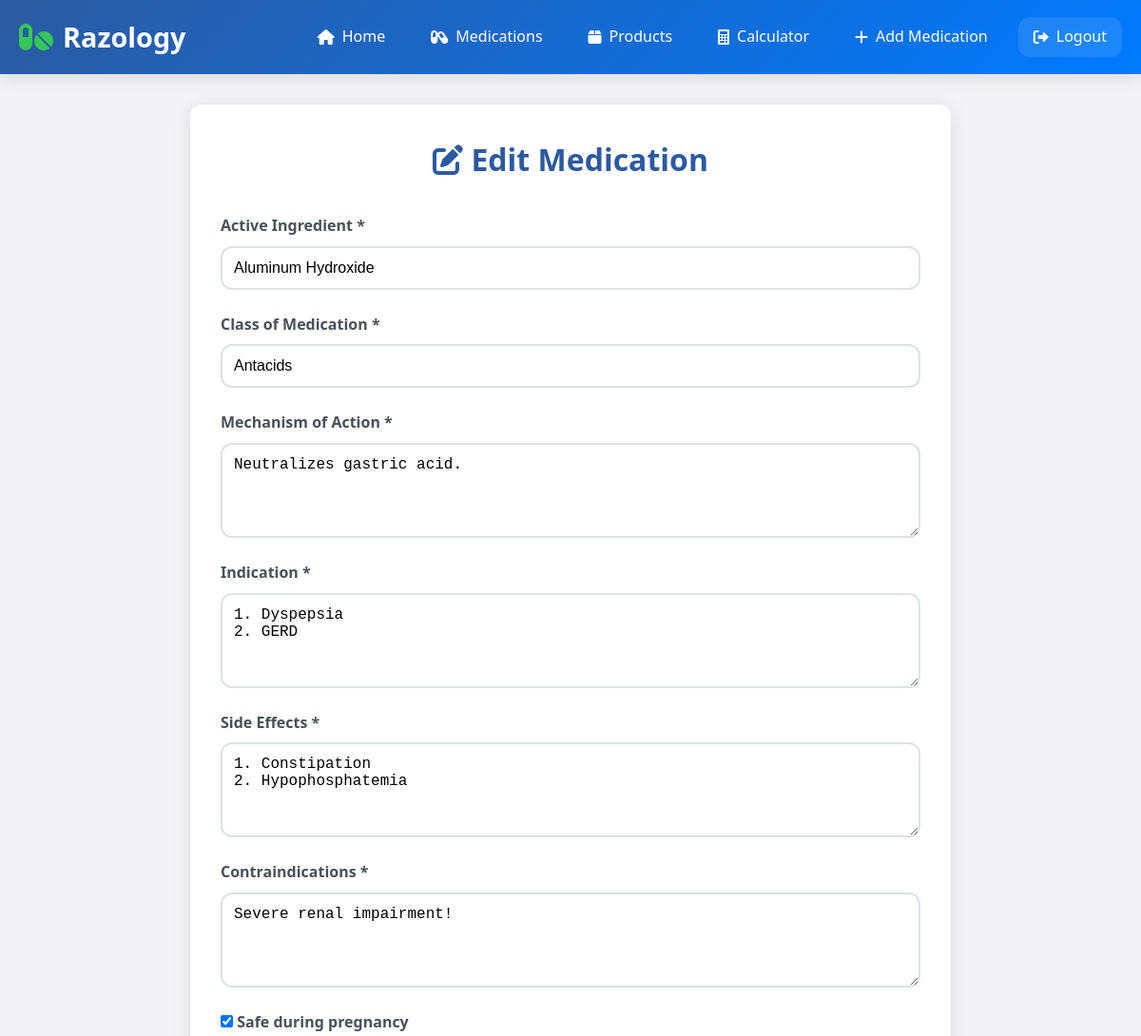
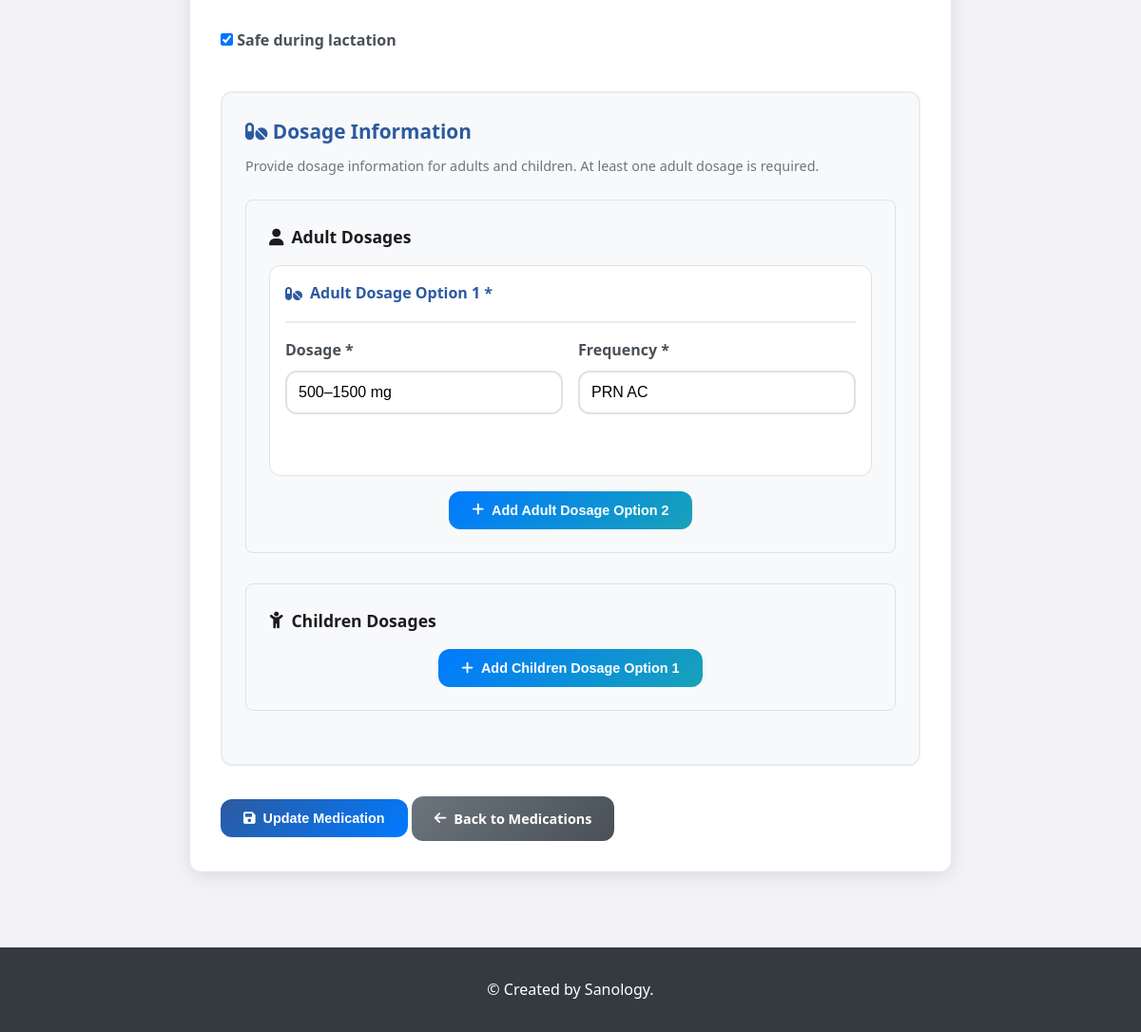
Page /edit-medication.php?id=14 (signed in) on the committed database (2 pictures, top to bottom).
### tables this page shows
CREATE TABLE `medications` (
  `id` int NOT NULL AUTO_INCREMENT,
  `class` varchar(255) NOT NULL,
  `active_ingredient` varchar(255) DEFAULT NULL,
  `mechanism_of_action` text,
  `indication` text,
  `side_effects` text,
  `contraindication` text,
  `pregnancy_safe` tinyint(1) DEFAULT '0',
  `lactation_safe` tinyint(1) DEFAULT '0',
  `dosage` varchar(255) DEFAULT NULL,
  `dose_frequency` varchar(255) DEFAULT NULL,
  `created_at` timestamp NULL DEFAULT CURRENT_TIMESTAMP,
  `updated_at` timestamp NULL DEFAULT CURRENT_TIMESTAMP ON UPDATE CURRENT_TIMESTAMP,
  `adult_dosage_1` text,
  `adult_frequency_1` text,
  `adult_dosage_2` text,
  `adult_frequency_2` text,
  `children_dosage_1` text,
  `children_frequency_1` text,
  `children_dosage_2` text,
  `children_frequency_2` text,
  PRIMARY KEY (`id`)
);

### includes/database.php (called while the page is built, shortened)
<?php
class Medication {
    private $conn;
    private $table = 'medications';
    public function __construct($db) {
        $this->conn = $db;
    }
    public function getById($id) {
        $query = "SELECT * FROM " . $this->table . " WHERE id = :id";
        $stmt = $this->conn->prepare($query);
        $stmt->bindParam(':id', $id);
        $stmt->execute();
        return $stmt->fetch(PDO::FETCH_ASSOC);
    }
}
?>

### edit-medication.php (the view, shortened to what this page needs)
<?php
require_once 'includes/database.php';
$database = new Database();
$db = $database->connect();
$medication = new Medication($db);
$id = $_GET['id'] ?? null;
$med = $medication->getById($id);
?>
<!DOCTYPE html>
<html lang="en">
<head>
    <link href="https://cdnjs.cloudflare.com/ajax/libs/font-awesome/6.0.0/css/all.min.css" rel="stylesheet">
    <link href="css/style.css" rel="stylesheet">
</head>
<body>
    <header class="header">
        <div class="container">
            <div class="header-content">
                <div class="logo">
                    <i class="fas fa-pills"></i>
                    <h1>Razology</h1>
                </div>
                <nav class="nav">
                    <a href="index.php" class="nav-link">
                        <i class="fas fa-home"></i> Home
                    </a>
                    <a href="medications.php" class="nav-link">
                        <i class="fas fa-capsules"></i> Medications
                    </a>
                    <a href="products.php" class="nav-link">
                        <i class="fas fa-box"></i> Products
                    </a>
                    <a href="calculator.php" class="nav-link">
                        <i class="fas fa-calculator"></i> Calculator
                    </a>
                    <a href="add-medication.php" class="nav-link">
                        <i class="fas fa-plus"></i> Add Medication
                    </a>
                    <a href="logout.php" class="nav-link logout-link">
                        <i class="fas fa-sign-out-alt"></i> Logout
                    </a>
                </nav>
            </div>
        </div>
    </header>
    <main class="main">
        <div class="container">
            <div class="form-container">
                <h2 class="form-title">
                    <i class="fas fa-edit"></i> Edit Medication
                </h2>
                <form method="POST" class="medication-form">
                    <div class="form-group">
                        <label for="active_ingredient">Active Ingredient *</label>
                        <input type="text" id="active_ingredient" name="active_ingredient"
                               class="form-control" value="<?php echo htmlspecialchars($med['active_ingredient']); ?>" required>
                    </div>
                    <div class="form-group">
                        <label for="class">Class of Medication *</label>
                        <input type="text" id="class" name="class"
                               class="form-control" value="<?php echo htmlspecialchars($med['class']); ?>" required>
                    </div>
                    <div class="form-group">
                        <label for="mechanism_of_action">Mechanism of Action *</label>
                        <textarea id="mechanism_of_action" name="mechanism_of_action"
                                  class="form-control" rows="3" required><?php echo htmlspecialchars($med['mechanism_of_action']); ?></textarea>
                    </div>
                    <div class="form-group">
                        <label for="indication">Indication *</label>
                        <textarea id="indication" name="indication"
                                  class="form-control" rows="3" required><?php echo htmlspecialchars($med['indication']); ?></textarea>
                    </div>
                    <div class="form-group">
                        <label for="side_effects">Side Effects *</label>
                        <textarea id="side_effects" name="side_effects"
                                  class="form-control" rows="3" required><?php echo htmlspecialchars($med['side_effects']); ?></textarea>
                    </div>
                    <div class="form-group">
                        <label for="contraindication">Contraindications *</label>
                        <textarea id="contraindication" name="contraindication"
                                  class="form-control" rows="3" required><?php echo htmlspecialchars($med['contraindication']); ?></textarea>
                    </div>
                    <div class="form-group">
                        <label class="checkbox-label">
                            <input type="checkbox" name="pregnancy_safe"
                                   <?php echo $med['pregnancy_safe'] ? 'checked' : ''; ?>>
                            Safe during pregnancy
                        </label>
                    </div>
                    <div class="form-group">
                        <label class="checkbox-label">
                            <input type="checkbox" name="lactation_safe"
                                   <?php echo $med['lactation_safe'] ? 'checked' : ''; ?>>
                            Safe during lactation
                        </label>
                    </div>
                    <div class="dosage-section">
                        <h3><i class="fas fa-pills"></i> Dosage Information</h3>
                        <p>Provide dosage information for adults and children. At least one adult dosage is required.</p>
                        <div class="dosage-category">
                            <h4><i class="fas fa-user"></i> Adult Dosages</h4>
                            <div class="dosage-pair" id="adult-dosage-1">
                                <div class="dosage-pair-header">
                                    <h5><i class="fas fa-pills"></i> Adult Dosage Option 1 *</h5>
                                </div>
                                <div class="form-row">
                                    <div class="form-group">
                                        <label for="adult_dosage_1">Dosage *</label>
                                        <input type="text" id="adult_dosage_1" name="adult_dosage_1" class="form-control"
                                               placeholder="e.g., 500mg"
                                               value="<?php echo htmlspecialchars($med['adult_dosage_1'] ?? ''); ?>" required>
                                    </div>
                                    <div class="form-group">
                                        <label for="adult_frequency_1">Frequency *</label>
                                        <input type="text" id="adult_frequency_1" name="adult_frequency_1" class="form-control"
                                               placeholder="e.g., Twice daily"
                                               value="<?php echo htmlspecialchars($med['adult_frequency_1'] ?? ''); ?>" required>
                                    </div>
                                </div>
                            </div>
                            <div style="text-align: center; margin-top: 1rem;" id="add-adult-btn-container" <?php echo !empty($med['adult_dosage_2']) ? 'style="display: none;"' : ''; ?>>
                                <button type="button" class="btn btn-info" onclick="showAdultDosage2()">
                                    <i class="fas fa-plus"></i> Add Adult Dosage Option 2
                                </button>
                            </div>
                        </div>
                        <div class="dosage-category">
                            <h4><i class="fas fa-child"></i> Children Dosages</h4>
                            <div style="text-align: center; margin-top: 1rem;">
                                <button type="button" class="btn btn-info" onclick="showChildrenDosage1()" id="add-children-1-btn" <?php echo !empty($med['children_dosage_1']) ? 'style="display: none;"' : ''; ?>>
                                    <i class="fas fa-plus"></i> Add Children Dosage Option 1
                                </button>
                            </div>
                        </div>
                    </div>
                    <div class="form-actions">
                        <button type="submit" class="btn btn-primary">
                            <i class="fas fa-save"></i> Update Medication
                        </button>
                        <a href="medications.php" class="btn btn-secondary">
                            <i class="fas fa-arrow-left"></i> Back to Medications
                        </a>
                    </div>
                </form>
            </div>
        </div>
    </main>
    <footer class="footer">
        <div class="container">
            <p>&copy; Created by Sanology.</p>
        </div>
    </footer>
</body>
</html>

### css/style.css (style rules this page uses)
:root { --primary-color: #2c5aa0; --secondary-color: #34c759; --accent-color: #007aff; --warning-color: #ff9500; --danger-color: #ff3b30; --success-color: #28a745; --dark-color: #1c1c1e; --light-color: #f2f2f7; --white: #ffffff; --gray-50: #f8f9fa; --gray-100: #f8f9fa; --gray-200: #e9ecef; --gray-300: #dee2e6; --gray-400: #ced4da; --gray-500: #adb5bd; --gray-600: #6c757d; --gray-700: #495057; --gray-800: #343a40; --gray-900: #212529; --blue-50: #e3f2fd; --green-50: #e8f5e8; --border-radius: 12px; --box-shadow: 0 4px 20px rgba(0, 0, 0, 0.1); --transition: all 0.3s ease; }
* { margin: 0; padding: 0; box-sizing: border-box; }
body { font-family: 'Segoe UI', Tahoma, Geneva, Verdana, sans-serif; line-height: 1.6; color: var(--gray-800); background-color: var(--light-color); -webkit-font-smoothing: antialiased; -moz-osx-font-smoothing: grayscale; -webkit-text-size-adjust: 100%; -ms-text-size-adjust: 100%; }
.container { max-width: 1200px; margin: 0 auto; padding: 0 20px; }
.header { background: linear-gradient(135deg, var(--primary-color), var(--accent-color)); color: var(--white); padding: 1rem 0; box-shadow: var(--box-shadow); position: sticky; top: 0; z-index: 1000; }
.header-content { display: flex; justify-content: space-between; align-items: center; flex-wrap: wrap; }
.logo { display: flex; align-items: center; gap: 10px; }
.logo i { font-size: 2rem; color: var(--secondary-color); }
.logo h1 { font-size: 1.8rem; font-weight: 700; }
.nav { display: flex; gap: 1rem; flex-wrap: wrap; }
.nav-link { color: var(--white); text-decoration: none; padding: 0.5rem 1rem; border-radius: var(--border-radius); transition: var(--transition); display: flex; align-items: center; gap: 0.5rem; }
.logout-link { margin-left: auto; background-color: rgba(255, 255, 255, 0.1); }
.main { padding: 2rem 0; min-height: calc(100vh - 120px); }
.btn { display: inline-flex; align-items: center; gap: 0.5rem; padding: 0.75rem 1.5rem; border: none; border-radius: var(--border-radius); text-decoration: none; font-weight: 600; transition: var(--transition); cursor: pointer; font-size: 0.9rem; }
.btn-primary { background: linear-gradient(135deg, var(--primary-color), var(--accent-color)); color: var(--white); }
.btn-secondary { background: linear-gradient(135deg, var(--gray-600), var(--gray-700)); color: var(--white); }
.btn-info { background: linear-gradient(135deg, var(--accent-color), #17a2b8); color: var(--white); }
.form-group { display: flex; flex-direction: column; }
.form-group label { margin-bottom: 0.5rem; font-weight: 600; color: var(--gray-700); }
.form-control { padding: 0.75rem; border: 2px solid var(--gray-300); border-radius: var(--border-radius); font-size: 1rem; transition: var(--transition); }
.dosage-category { margin-bottom: 2rem; border: 1px solid var(--gray-300); border-radius: 8px; padding: 1.5rem; background: var(--gray-50); }
.dosage-category h4 { margin-bottom: 1rem; color: var(--dark-color); font-size: 1.1rem; display: flex; align-items: center; gap: 0.5rem; }
.dosage-category h5 { margin-bottom: 0.5rem; color: var(--primary-color); font-size: 1rem; display: flex; align-items: center; gap: 0.5rem; }
.form-container { background: var(--white); padding: 2rem; border-radius: var(--border-radius); box-shadow: var(--box-shadow); max-width: 800px; margin: 0 auto; }
.form-title { color: var(--primary-color); font-size: 2rem; font-weight: 700; margin-bottom: 2rem; text-align: center; }
.form-row { display: grid; grid-template-columns: repeat(auto-fit, minmax(250px, 1fr)); gap: 1rem; margin-bottom: 1.5rem; }
.form-group { margin-bottom: 1.5rem; }
textarea.form-control { min-height: 100px; resize: vertical; }
.dosage-section { background: var(--gray-50); border-radius: var(--border-radius); padding: 1.5rem; margin: 2rem 0; border: 2px solid var(--gray-200); }
.dosage-section h3 { color: var(--primary-color); margin-bottom: 0.5rem; font-size: 1.3rem; }
.dosage-section p { color: var(--gray-600); margin-bottom: 1.5rem; font-size: 0.9rem; }
.dosage-pair { background: var(--white); border-radius: var(--border-radius); padding: 1rem; margin-bottom: 1rem; border: 1px solid var(--gray-300); transition: all 0.3s ease; }
.dosage-pair-header { display: flex; align-items: center; justify-content: space-between; margin-bottom: 1rem; padding-bottom: 0.5rem; border-bottom: 2px solid var(--gray-200); }
.footer { background: var(--gray-800); color: var(--white); text-align: center; padding: 2rem 0; margin-top: 3rem; }

### rows in the picture
medications: active_ingredient "Aluminum Hydroxide", class "Antacids", mechanism_of_action "Neutralizes gastric acid.", indication "1. Dyspepsia 2. GERD", side_effects "1. Constipation 2. Hypophosphatemia", contraindication "Severe renal impairment!", pregnancy_safe "☑", lactation_safe "☑", adult_dosage_1 "500–1500 mg", adult_frequency_1 "PRN AC"
